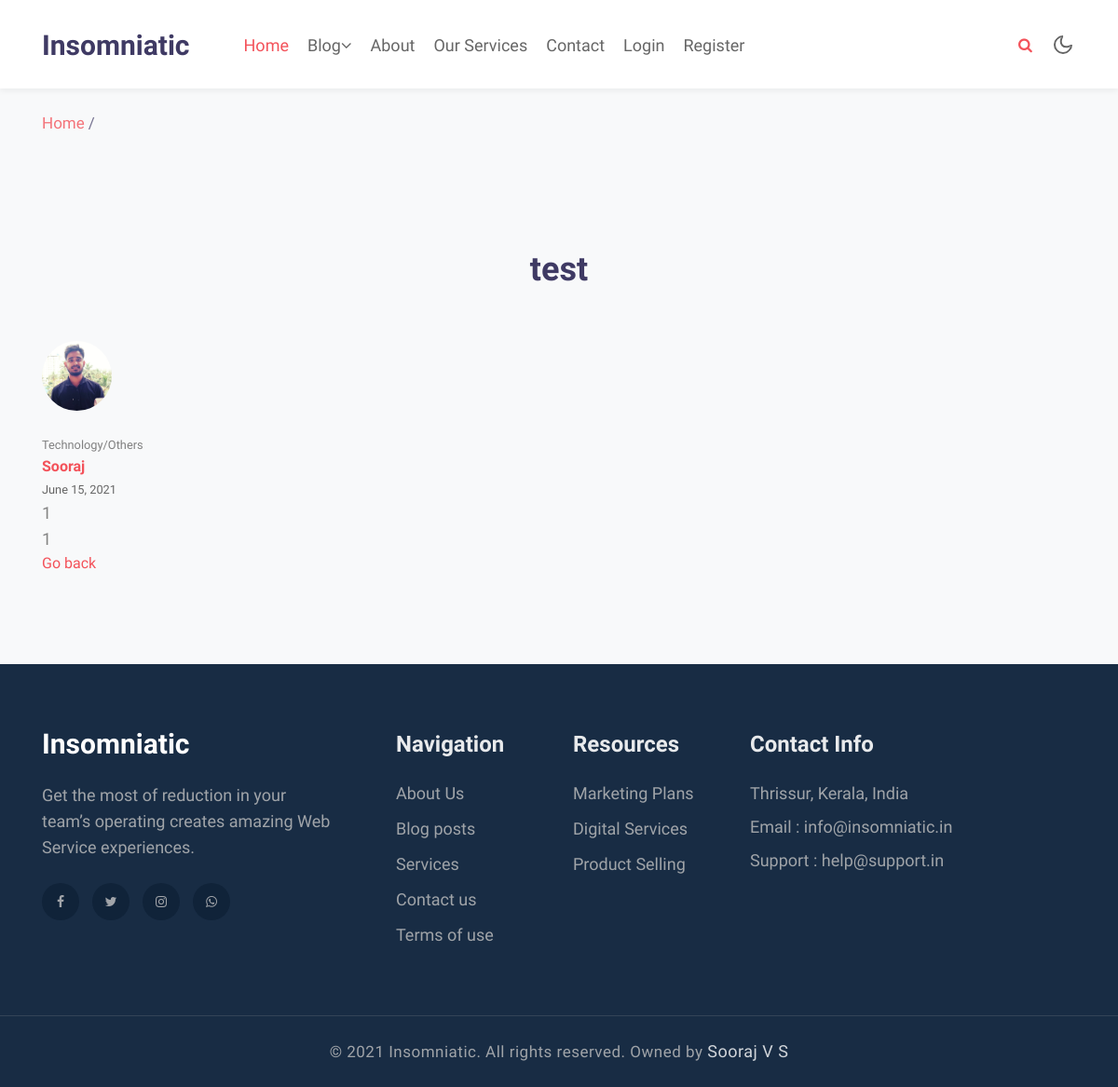
Screenshot of /blog/post/11/ with the database file from the repository.
### blog/models.py (models this page shows, shortened)
class Post(models.Model):
    post_title = models.CharField(max_length=100)
    content = models.TextField()
    content_1 = models.TextField(null=True)
    date_posted = models.DateField(default=timezone.now)
    author = models.ForeignKey(User, on_delete=models.CASCADE)
    Related_to = (
        ('Technology/IT', 'Technology/IT'),
        ('Technology/Electronics', 'Technology/Electronics'),
        ('Technology/Space', 'Technology/Space'),
        ('Technology/Others', 'Technology/Others'),
    )
    type = models.CharField(max_length=25, choices=Related_to, default='Technology/Others')

### users/models.py (models this page shows, shortened)
class Profile(models.Model):
    user = models.OneToOneField(User, on_delete=models.CASCADE)
    image = models.ImageField(default='default.jpg', upload_to='profile_pics')

### blog/views.py (the view)
# urls.py: path('post/<int:pk>/', PostDetailView.as_view(),name='post-detail'),
class PostDetailView(DetailView):
    model = Post

### blog/templates/blog/post_detail.html (shortened to what this page needs)
{% extends 'basic/base.html' %}
{% load static %}
{% block content %}
<section class="w3l-services-block-3 py-5" id="services">
    <div class="features-main py-lg-5 py-md-3">
        <div class="container">
            <div class="header-section text-center mx-auto">
                <h3 class="title-big">{{object.post_title}}</h3>
            </div>
            <div class="row features mt-lg-4">
               <div class="col-lg-12 col-md-6 feature-grid">
                    <a href="#url">
                            <div class="feature-img">
                                <img width="75" height="75" class="rounded-circle article-img" src="{{ object.author.profile.image.url }}">
                            </div>
                        <div>
                            <div class="feature-info mt-4">
                                <small style="color:gray;" > {{object.type}} </small> <br>
                                <a href="{% url 'user-posts' post.author.username %}" ><b>{{ post.author.first_name }}</b></a> <br>
                                <small>{{ object.date_posted|date:"F d, Y" }}</small>
                                </div>
                                <p class="feature-text">{{object.content}}
                                </p>
                             <p class="feature-text">{{object.content_1}}
                                </p>
                                <a href="{{request.META.HTTP_REFERER}}">Go back</a>
                            </div>
                    </a>
                </div>
            </div>
        </div>
    </div>
</section>
{% endblock content %}

### rows the page displays
Post: post_title "test", author.profile.image (picture), type "Technology/Others", author.first_name "Sooraj", date_posted "June 15, 2021", content "1", content_1 "1"
